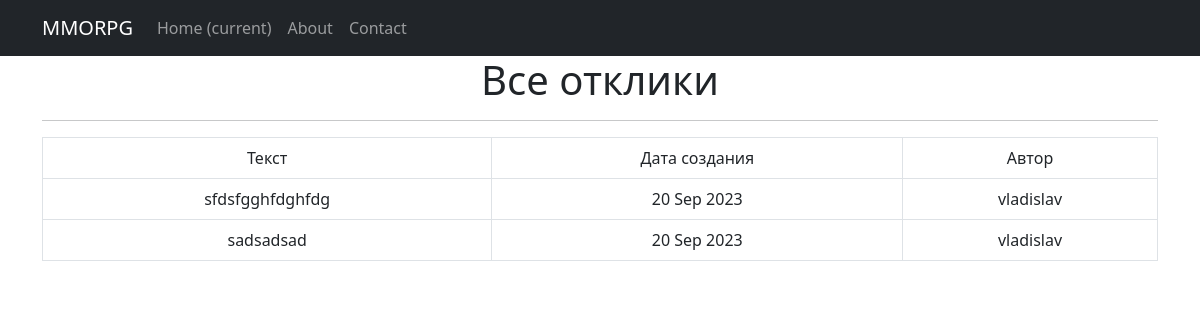
Page /replys/ on the committed database.
### mmo/models.py (models this page shows, shortened)
class Reply(models.Model):
    reply_text = models.TextField()
    time_create = models.DateTimeField(auto_now_add=True)
    user = models.ForeignKey(User, on_delete=models.CASCADE, null=True)
    post = models.ForeignKey(Post, on_delete=models.CASCADE, null=True)
    accepted = models.BooleanField(default=False)

### mmo/views.py (the view)
# urls.py: path('replys/', ReplyList.as_view(), name='replys'),
class ReplyList(ListView):
    model = Reply
    template_name = 'replys.html'
    ordering = '-time_create'
    context_object_name = 'replys'

### templates/replys.html (shortened to what this page needs)
{% extends 'flatpages/default.html' %}
{% block content %}
<h1>Все отклики</h1>
<hr>
{% if replys %}
       <table class="table table-bordered">
           <tr>
               <td>Текст</td>
               <td>Дата создания</td>
               <td>Автор</td>
           </tr>
           {% for r in replys %}
           <tr>
               <td>{{ r.reply_text }}</a></td>
               <td>{{ r.time_create|date:'d M Y' }}</td>
               <td>{{ r.user }}</td>
           </tr>
           {% endfor %}
       </table>
   {% else %}
       <h2>Откликов нет!</h2>
   {% endif %}
{% endblock content %}

### rows in the picture
Reply: reply_text "sfdsfgghfdghfdg", time_create "20 Sep 2023", user "vladislav"
Reply: reply_text "sadsadsad", time_create "20 Sep 2023", user "vladislav"
